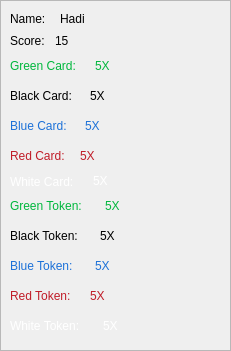
  <widget class="QFrame" name="playerOne_2">
   <property name="geometry">
    <rect>
     <x>820</x>
     <y>0</y>
     <width>231</width>
     <height>351</height>
    </rect>
   </property>
   <property name="frameShape">
    <enum>QFrame::StyledPanel</enum>
   </property>
   <property name="frameShadow">
    <enum>QFrame::Raised</enum>
   </property>
   <widget class="QLabel" name="nameOneLBL_2">
    <property name="geometry">
     <rect>
      <x>10</x>
      <y>10</y>
      <width>51</width>
      <height>17</height>
     </rect>
    </property>
    <property name="text">
     <string>Name:</string>
    </property>
   </widget>
   <widget class="QLabel" name="nameForOne_2">
    <property name="geometry">
     <rect>
      <x>60</x>
      <y>8</y>
      <width>161</width>
      <height>21</height>
     </rect>
    </property>
    <property name="text">
     <string>Hadi</string>
    </property>
   </widget>
   <widget class="QLabel" name="redTokenOne_2">
    <property name="geometry">
     <rect>
      <x>10</x>
      <y>280</y>
      <width>81</width>
      <height>31</height>
     </rect>
    </property>
    <property name="palette">
     <palette>
      <active>
       <colorrole role="WindowText">
        <brush brushstyle="SolidPattern">
         <color alpha="255">
          <red>192</red>
          <green>28</green>
          <blue>40</blue>
         </color>
        </brush>
       </colorrole>
      </active>
      <inactive>
       <colorrole role="WindowText">
        <brush brushstyle="SolidPattern">
         <color alpha="255">
          <red>192</red>
          <green>28</green>
          <blue>40</blue>
         </color>
        </brush>
       </colorrole>
      </inactive>
      <disabled/>
     </palette>
    </property>
    <property name="text">
     <string>Red Token:</string>
    </property>
   </widget>
   <widget class="QLabel" name="whiteTokenOne_2">
    <property name="geometry">
     <rect>
      <x>10</x>
      <y>310</y>
      <width>91</width>
      <height>31</height>
     </rect>
    </property>
    <property name="palette">
     <palette>
      <active>
       <colorrole role="WindowText">
        <brush brushstyle="SolidPattern">
         <color alpha="255">
          <red>255</red>
          <green>255</green>
          <blue>255</blue>
         </color>
        </brush>
       </colorrole>
      </active>
      <inactive>
       <colorrole role="WindowText">
        <brush brushstyle="SolidPattern">
         <color alpha="255">
          <red>255</red>
          <green>255</green>
          <blue>255</blue>
         </color>
        </brush>
       </colorrole>
      </inactive>
      <disabled/>
     </palette>
    </property>
    <property name="text">
     <string>White Token:</string>
    </property>
   </widget>
   <widget class="QLabel" name="blueTokenOne_2">
    <property name="geometry">
     <rect>
      <x>10</x>
      <y>250</y>
      <width>81</width>
      <height>31</height>
     </rect>
    </property>
    <property name="palette">
     <palette>
      <active>
       <colorrole role="WindowText">
        <brush brushstyle="SolidPattern">
         <color alpha="255">
          <red>28</red>
          <green>113</green>
          <blue>216</blue>
         </color>
        </brush>
       </colorrole>
      </active>
      <inactive>
       <colorrole role="WindowText">
        <brush brushstyle="SolidPattern">
         <color alpha="255">
          <red>28</red>
          <green>113</green>
          <blue>216</blue>
         </color>
        </brush>
       </colorrole>
      </inactive>
      <disabled/>
     </palette>
    </property>
    <property name="text">
     <string>Blue Token:</string>
    </property>
   </widget>
   <widget class="QLabel" name="blackTokenOne_2">
    <property name="geometry">
     <rect>
      <x>10</x>
      <y>220</y>
      <width>91</width>
      <height>31</height>
     </rect>
    </property>
    <property name="text">
     <string>Black Token:</string>
    </property>
   </widget>
   <widget class="QLabel" name="greenTokenOne_2">
    <property name="geometry">
     <rect>
      <x>10</x>
      <y>190</y>
      <width>91</width>
      <height>31</height>
     </rect>
    </property>
    <property name="palette">
     <palette>
      <active>
       <colorrole role="WindowText">
        <brush brushstyle="SolidPattern">
         <color alpha="255">
          <red>0</red>
          <green>183</green>
          <blue>61</blue>
         </color>
        </brush>
       </colorrole>
      </active>
      <inactive>
       <colorrole role="WindowText">
        <brush brushstyle="SolidPattern">
         <color alpha="255">
          <red>0</red>
          <green>183</green>
          <blue>61</blue>
         </color>
        </brush>
       </colorrole>
      </inactive>
      <disabled/>
     </palette>
    </property>
    <property name="text">
     <string>Green Token:</string>
    </property>
   </widget>
   <widget class="QLabel" name="scoreOne_2">
    <property name="geometry">
     <rect>
      <x>10</x>
      <y>30</y>
      <width>41</width>
      <height>21</height>
     </rect>
    </property>
    <property name="text">
     <string>Score:</string>
    </property>
   </widget>
   <widget class="QLabel" name="greenCardOne_2">
    <property name="geometry">
     <rect>
      <x>10</x>
      <y>50</y>
      <width>81</width>
      <height>31</height>
     </rect>
    </property>
    <property name="palette">
     <palette>
      <active>
       <colorrole role="WindowText">
        <brush brushstyle="SolidPattern">
         <color alpha="255">
          <red>0</red>
          <green>183</green>
          <blue>61</blue>
         </color>
        </brush>
       </colorrole>
       <colorrole role="Text">
        <brush brushstyle="SolidPattern">
         <color alpha="255">
          <red>143</red>
          <green>240</green>
          <blue>164</blue>
         </color>
        </brush>
       </colorrole>
      </active>
      <inactive>
       <colorrole role="WindowText">
        <brush brushstyle="SolidPattern">
         <color alpha="255">
          <red>0</red>
          <green>183</green>
          <blue>61</blue>
         </color>
        </brush>
       </colorrole>
       <colorrole role="Text">
        <brush brushstyle="SolidPattern">
         <color alpha="255">
          <red>143</red>
          <green>240</green>
          <blue>164</blue>
         </color>
        </brush>
       </colorrole>
      </inactive>
      <disabled/>
     </palette>
    </property>
    <property name="text">
     <string>Green Card:</string>
    </property>
   </widget>
   <widget class="QLabel" name="blackCardOne_2">
    <property name="geometry">
     <rect>
      <x>10</x>
      <y>80</y>
      <width>81</width>
      <height>31</height>
     </rect>
    </property>
    <property name="text">
     <string>Black Card:</string>
    </property>
   </widget>
   <widget class="QLabel" name="blueCardOne_2">
    <property name="geometry">
     <rect>
      <x>10</x>
      <y>110</y>
      <width>71</width>
      <height>31</height>
     </rect>
    </property>
    <property name="palette">
     <palette>
      <active>
       <colorrole role="WindowText">
        <brush brushstyle="SolidPattern">
         <color alpha="255">
          <red>28</red>
          <green>113</green>
          <blue>216</blue>
         </color>
        </brush>
       </colorrole>
      </active>
      <inactive>
       <colorrole role="WindowText">
        <brush brushstyle="SolidPattern">
         <color alpha="255">
          <red>28</red>
          <green>113</green>
          <blue>216</blue>
         </color>
        </brush>
       </colorrole>
      </inactive>
      <disabled/>
     </palette>
    </property>
    <property name="text">
     <string>Blue Card:</string>
    </property>
   </widget>
   <widget class="QLabel" name="redCardOne_2">
    <property name="geometry">
     <rect>
      <x>10</x>
      <y>140</y>
      <width>71</width>
      <height>31</height>
     </rect>
    </property>
    <property name="palette">
     <palette>
      <active>
       <colorrole role="WindowText">
        <brush brushstyle="SolidPattern">
         <color alpha="255">
          <red>192</red>
          <green>28</green>
          <blue>40</blue>
         </color>
        </brush>
       </colorrole>
      </active>
      <inactive>
       <colorrole role="WindowText">
        <brush brushstyle="SolidPattern">
         <color alpha="255">
          <red>192</red>
          <green>28</green>
          <blue>40</blue>
         </color>
        </brush>
       </colorrole>
      </inactive>
      <disabled/>
     </palette>
    </property>
    <property name="text">
     <string>Red Card:</string>
    </property>
   </widget>
   <widget class="QLabel" name="whiteCardOne_2">
    <property name="geometry">
     <rect>
      <x>10</x>
      <y>166</y>
      <width>81</width>
      <height>31</height>
     </rect>
    </property>
    <property name="palette">
     <palette>
      <active>
       <colorrole role="WindowText">
        <brush brushstyle="SolidPattern">
         <color alpha="255">
          <red>255</red>
          <green>255</green>
          <blue>255</blue>
         </color>
        </brush>
       </colorrole>
      </active>
      <inactive>
       <colorrole role="WindowText">
        <brush brushstyle="SolidPattern">
         <color alpha="255">
          <red>255</red>
          <green>255</green>
          <blue>255</blue>
         </color>
        </brush>
       </colorrole>
      </inactive>
      <disabled/>
     </palette>
    </property>
    <property name="text">
     <string>White Card:</string>
    </property>
   </widget>
   <widget class="QLabel" name="scoreForOne_2">
    <property name="geometry">
     <rect>
      <x>55</x>
      <y>25</y>
      <width>31</width>
      <height>31</height>
     </rect>
    </property>
    <property name="text">
     <string>15</string>
    </property>
   </widget>
   <widget class="QLabel" name="greenForCard_2">
    <property name="geometry">
     <rect>
      <x>95</x>
      <y>55</y>
      <width>31</width>
      <height>21</height>
     </rect>
    </property>
    <property name="palette">
     <palette>
      <active>
       <colorrole role="WindowText">
        <brush brushstyle="SolidPattern">
         <color alpha="255">
          <red>0</red>
          <green>183</green>
          <blue>61</blue>
         </color>
        </brush>
       </colorrole>
      </active>
      <inactive>
       <colorrole role="WindowText">
        <brush brushstyle="SolidPattern">
         <color alpha="255">
          <red>0</red>
          <green>183</green>
          <blue>61</blue>
         </color>
        </brush>
       </colorrole>
      </inactive>
      <disabled/>
     </palette>
    </property>
    <property name="text">
     <string>5X</string>
    </property>
   </widget>
   <widget class="QLabel" name="blackForCard_2">
    <property name="geometry">
     <rect>
      <x>90</x>
      <y>85</y>
      <width>31</width>
      <height>21</height>
     </rect>
    </property>
    <property name="text">
     <string>5X</string>
    </property>
   </widget>
   <widget class="QLabel" name="blueForCard_2">
    <property name="geometry">
     <rect>
      <x>85</x>
      <y>115</y>
      <width>31</width>
      <height>21</height>
     </rect>
    </property>
    <property name="palette">
     <palette>
      <active>
       <colorrole role="WindowText">
        <brush brushstyle="SolidPattern">
         <color alpha="255">
          <red>28</red>
          <green>113</green>
          <blue>216</blue>
         </color>
        </brush>
       </colorrole>
      </active>
      <inactive>
       <colorrole role="WindowText">
        <brush brushstyle="SolidPattern">
         <color alpha="255">
          <red>28</red>
          <green>113</green>
          <blue>216</blue>
         </color>
        </brush>
       </colorrole>
      </inactive>
      <disabled/>
     </palette>
    </property>
    <property name="text">
     <string>5X</string>
    </property>
   </widget>
   <widget class="QLabel" name="redForCard_2">
    <property name="geometry">
     <rect>
      <x>80</x>
      <y>145</y>
      <width>31</width>
      <height>21</height>
     </rect>
    </property>
    <property name="palette">
     <palette>
      <active>
       <colorrole role="WindowText">
        <brush brushstyle="SolidPattern">
         <color alpha="255">
          <red>192</red>
          <green>28</green>
          <blue>40</blue>
         </color>
        </brush>
       </colorrole>
      </active>
      <inactive>
       <colorrole role="WindowText">
        <brush brushstyle="SolidPattern">
         <color alpha="255">
          <red>192</red>
          <green>28</green>
          <blue>40</blue>
         </color>
        </brush>
       </colorrole>
      </inactive>
      <disabled/>
     </palette>
    </property>
    <property name="text">
     <string>5X</string>
    </property>
   </widget>
   <widget class="QLabel" name="whiteForCard_2">
    <property name="geometry">
     <rect>
      <x>93</x>
      <y>170</y>
      <width>31</width>
      <height>21</height>
     </rect>
    </property>
    <property name="palette">
     <palette>
      <active>
       <colorrole role="WindowText">
        <brush brushstyle="SolidPattern">
         <color alpha="255">
          <red>255</red>
          <green>255</green>
          <blue>255</blue>
         </color>
        </brush>
       </colorrole>
      </active>
      <inactive>
       <colorrole role="WindowText">
        <brush brushstyle="SolidPattern">
         <color alpha="255">
          <red>255</red>
          <green>255</green>
          <blue>255</blue>
         </color>
        </brush>
       </colorrole>
      </inactive>
      <disabled/>
     </palette>
    </property>
    <property name="text">
     <string>5X</string>
    </property>
   </widget>
   <widget class="QLabel" name="greenForToken_2">
    <property name="geometry">
     <rect>
      <x>105</x>
      <y>195</y>
      <width>31</width>
      <height>21</height>
     </rect>
    </property>
    <property name="palette">
     <palette>
      <active>
       <colorrole role="WindowText">
        <brush brushstyle="SolidPattern">
         <color alpha="255">
          <red>0</red>
          <green>183</green>
          <blue>61</blue>
         </color>
        </brush>
       </colorrole>
      </active>
      <inactive>
       <colorrole role="WindowText">
        <brush brushstyle="SolidPattern">
         <color alpha="255">
          <red>0</red>
          <green>183</green>
          <blue>61</blue>
         </color>
        </brush>
       </colorrole>
      </inactive>
      <disabled/>
     </palette>
    </property>
    <property name="text">
     <string>5X</string>
    </property>
   </widget>
   <widget class="QLabel" name="blackForToken_2">
    <property name="geometry">
     <rect>
      <x>100</x>
      <y>225</y>
      <width>31</width>
      <height>21</height>
     </rect>
    </property>
    <property name="text">
     <string>5X</string>
    </property>
   </widget>
   <widget class="QLabel" name="blueForToken_2">
    <property name="geometry">
     <rect>
      <x>95</x>
      <y>255</y>
      <width>32</width>
      <height>21</height>
     </rect>
    </property>
    <property name="palette">
     <palette>
      <active>
       <colorrole role="WindowText">
        <brush brushstyle="SolidPattern">
         <color alpha="255">
          <red>28</red>
          <green>113</green>
          <blue>216</blue>
         </color>
        </brush>
       </colorrole>
      </active>
      <inactive>
       <colorrole role="WindowText">
        <brush brushstyle="SolidPattern">
         <color alpha="255">
          <red>28</red>
          <green>113</green>
          <blue>216</blue>
         </color>
        </brush>
       </colorrole>
      </inactive>
      <disabled/>
     </palette>
    </property>
    <property name="text">
     <string>5X</string>
    </property>
   </widget>
   <widget class="QLabel" name="redForToken_2">
    <property name="geometry">
     <rect>
      <x>90</x>
      <y>285</y>
      <width>31</width>
      <height>21</height>
     </rect>
    </property>
    <property name="palette">
     <palette>
      <active>
       <colorrole role="WindowText">
        <brush brushstyle="SolidPattern">
         <color alpha="255">
          <red>192</red>
          <green>28</green>
          <blue>40</blue>
         </color>
        </brush>
       </colorrole>
      </active>
      <inactive>
       <colorrole role="WindowText">
        <brush brushstyle="SolidPattern">
         <color alpha="255">
          <red>192</red>
          <green>28</green>
          <blue>40</blue>
         </color>
        </brush>
       </colorrole>
      </inactive>
      <disabled/>
     </palette>
    </property>
    <property name="text">
     <string>5X</string>
    </property>
   </widget>
   <widget class="QLabel" name="WhiteForToken_2">
    <property name="geometry">
     <rect>
      <x>103</x>
      <y>315</y>
      <width>31</width>
      <height>21</height>
     </rect>
    </property>
    <property name="palette">
     <palette>
      <active>
       <colorrole role="WindowText">
        <brush brushstyle="SolidPattern">
         <color alpha="255">
          <red>255</red>
          <green>255</green>
          <blue>255</blue>
         </color>
        </brush>
       </colorrole>
      </active>
      <inactive>
       <colorrole role="WindowText">
        <brush brushstyle="SolidPattern">
         <color alpha="255">
          <red>255</red>
          <green>255</green>
          <blue>255</blue>
         </color>
        </brush>
       </colorrole>
      </inactive>
      <disabled/>
     </palette>
    </property>
    <property name="text">
     <string>5X</string>
    </property>
   </widget>
  </widget>
